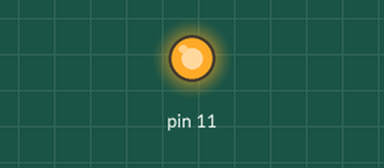
This sketch was run on a simulated Arduino Uno, built with avr-gcc and run on an emulated ATmega328P. Shown: output pins drawn as LEDs (lit = HIGH).

Above: at 0.1 s.
Timing chart, 0 to 1.6 s (numbered marks = the images above):
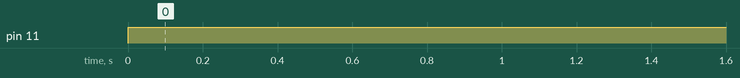

Measured:
- by itself, pin 11: LOW → HIGH at 0.00 s

The sketch:

relay.ino
```cpp
void setup() {
pinMode(11, OUTPUT);

}

void loop() {
  digitalWrite(11, 1);

}
```
